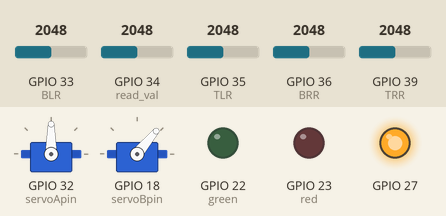
This sketch was run on a simulated ESP32. Shown: 2 × servo, output pins drawn as LEDs (lit = HIGH). The inputs (shaded band) are chosen by the test bench; at power-on: GPIO 35 (TLR) = 2048, GPIO 39 (TRR) = 2048, GPIO 36 (BRR) = 2048, GPIO 33 (BLR) = 2048, GPIO 34 (read_val) = 2048. What the sketch prints to the serial monitor is not drawn.

Above: at 3.2 s.
3.3 s: GPIO 35 (TLR) set to 2205
4.8 s: GPIO 35 (TLR) set to 2295
At 5.26 s:
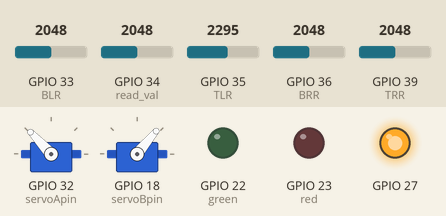
At 6.5 s:
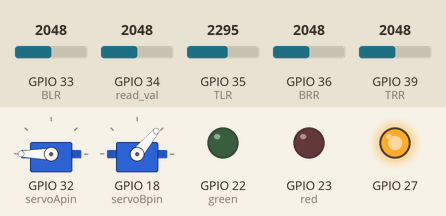
7.2 s: GPIO 39 (TRR) set to 2177
8.7 s: GPIO 39 (TRR) set to 2322
At 9.6 s:
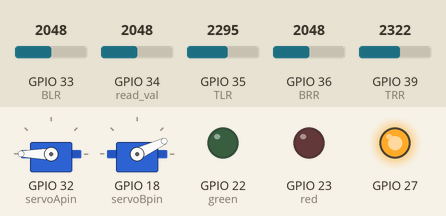
10.4 s: GPIO 36 (BRR) set to 2450
11.9 s: GPIO 36 (BRR) set to 2589
At 13.2 s:
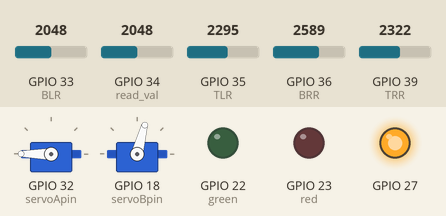
Timing chart, 0 to 14.9 s (numbered marks = the images above; inputs shaded):
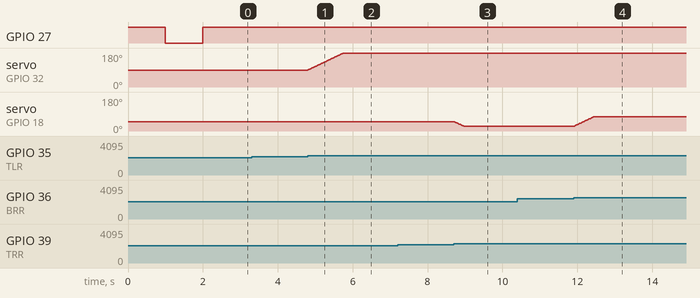

Measured:
- the behaviour switches between 2248 and 2249 on GPIO 35 (TLR) (found by bisection; images 0 and 1)
- the behaviour switches between 2248 and 2249 on GPIO 39 (TRR) (found by bisection; images 2 and 3)
- the behaviour switches between 2522 and 2523 on GPIO 36 (BRR) (found by bisection; images 3 and 4)
- after the input at 3.3 s, every drawn part: stays the same
- after the input at 4.8 s, servo on GPIO 32 (servoApin): moves from 90° to 180° over 0.94 s, starting at once
- after the input at 7.2 s, every drawn part: stays the same
- after the input at 8.7 s, servo on GPIO 18 (servoBpin): moves from 50° to 25° over 0.25 s, starting at once
- after the input at 10.4 s, every drawn part: stays the same
- after the input at 11.9 s, servo on GPIO 18 (servoBpin): moves from 25° to 75° over 0.52 s, starting at once

The sketch:

backup_2.ino
```cpp
#include <ESP32Servo.h>


/////////////////////////////////////////////////////////////////////////////////////////////////////////////////
// Replace with your network credentials
const char* ssid = "G42";
const char* password = "244466666";
////////////////////////////////////////////////////////////////////////////////////////////////////////////////
Servo servoA;
Servo servoB;  // create servo object to control a servo (probably an array to control 2 servos)
                // 16 servo objects can be created on the ESP32

int pos_b_min = 25;
int pos_b_max = 75;
int pos_a = 90;                         // variable to store the inital Aservo position
int pos_b = (pos_b_min+pos_b_max)/2;    // variable to store the inital Bservo position

// Recommended PWM GPIO pins on the ESP32 include 2,4,12-19,21-23,25-27,32-33
//That means you can't use the ADC on any of the ADC2 channels while WiFi is on: GPIO4, GPIO0, GPIO2, GPIO15, GPIO13, GPIO12, GPIO14, GPIO27, GPIO25 and GPIO26.
//But you can use ADC1, which uses pins GPIO36(VP), GPIO37, GPIO38, GPIO39(VN), GPIO32, GPIO33, GPIO34 and GPIO35.
int red = 23;
int green =22;
int read_val = 34;
int servoApin = 32;
int servoBpin = 18;
int TRR = 39;//green
int TLR = 35;//yellow
int BRR = 36;//blue
int BLR = 33;//orange
int Rtol = 200;//tolerance value for photo resistor
//tolerance factor for each photoresistor (Default value is 1)
//int TRRtf = 1;
//int TLRtf = 1;
//int BRRtf = 1;
//int BLRtf = 1;
//variables declaration
int TRRread;
int TLRread;
int BRRread;
int BLRread;

//int TRRval;
//int TLRval;
//int BRRval;
//int BLRval;
//
float Cof = (3.3/1230); // using hit and trial
float Vval; // variable for actual voltage reading from solar output
float Pval; //variable that contains power value in Watt
int Res = 1000 ; //resistor value (3 identical will be connected) (1k??)
int Readval; //value of analog read from voltage divider (solar output)


void setup() {
    Serial.begin(115200); //begin serial monitor
    //initialising all input output pins
    pinMode(27,OUTPUT);////////////////////////only this code (backup_2)
    pinMode(read_val,INPUT);
    pinMode(servoApin,OUTPUT);
    pinMode(servoBpin,OUTPUT);
    pinMode(TRR,INPUT);
    pinMode(TLR,INPUT);
    pinMode(BRR,INPUT);
    pinMode(BLR,INPUT);
    pinMode(red,OUTPUT);
    pinMode(green,OUTPUT);
    servoA.attach(servoApin);
    servoB.attach(servoBpin);

    //setting position of all servoes to 90 initially
    servoA.write(pos_a);
    servoB.write(pos_b);

    //turing blue on
    digitalWrite(27,HIGH);
    delay(1000);
    digitalWrite(27,LOW);
    delay(1000);
    digitalWrite(27,HIGH);
}


void loop() {

  //reading photoresistor values
  TRRread = analogRead(TRR);
  TLRread = analogRead(TLR);
  BRRread = analogRead(BRR);
  BLRread = analogRead(BLR);

  //calibrating read values
  //TRRval = TRRread*TRRtf;
  //TLRval = TLRread*TLRtf;
  //BRRval = BRRread*BRRtf;
  //BLRval = BLRread*BLRtf;
  //Serial.println("TRR-");
  //Serial.print(TRRread);
  //Serial.println("BRR-");
  Serial.println(BLRread);
  if ( TRRread > TLRread+Rtol ){
    if (pos_a>0){
      //Serial.println("left");
      pos_a=pos_a-1;
      servoA.write(pos_a);
    }
  }
  if ( TRRread < TLRread-Rtol ){
    if(pos_a<180){
      //Serial.println("Right");
      pos_a=pos_a+1;
      servoA.write(pos_a);
    }
   }
  if ( BRRread > TRRread+Rtol ){
    if (pos_b<pos_b_max){
      //Serial.print("up");
      pos_b=pos_b+1;
      servoB.write(pos_b);
    }
    else{}
  }
  if ( BRRread < TRRread-Rtol ){
    if (pos_b>pos_b_min){
      //Serial.print("Down");
      pos_b=pos_b-1;
      servoB.write(pos_b);
    }
    else{}
  }
  else{}

    ///reads value form solar output
  Readval = analogRead(read_val); //value range from 0-4092
  Vval = Readval*Cof;
  Pval = (Vval*Vval)/Res;
  delay(10);
}
```
